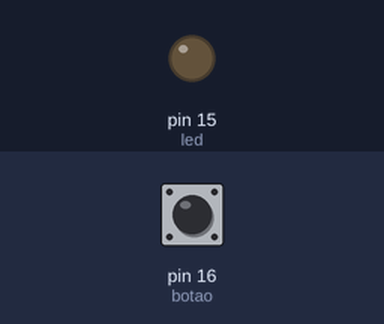
Simulated run of this program. Board: MicroPython board. On the bench: output pins drawn as LEDs (lit = HIGH). Inputs (shaded band) come from the test bench; at power-on: pin 16 (botao) HIGH.

Above: at 1.2 s.
1.3 s: pin 16 (botao) pulled LOW for 0.15 s
At 1.38 s:
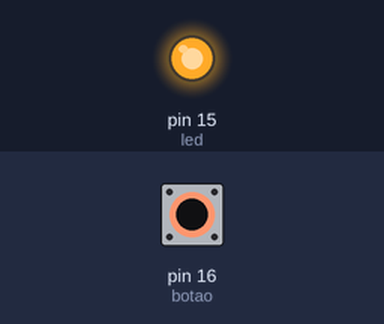
2.9 s: pin 16 (botao) pulled LOW for 3.2 s
At 7.3 s:
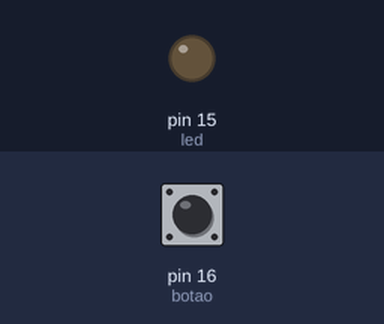
Timing chart, 0 to 8.8 s (numbered marks = the images above; inputs shaded):
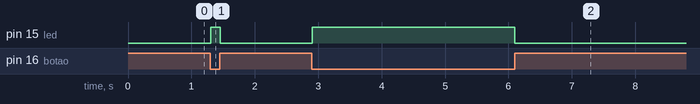

Measured:
- after the input at 1.3 s, pin 15 (led): LOW → HIGH at once, → LOW 0.15 s later
- after the input at 2.9 s, pin 15 (led): LOW → HIGH at once, → LOW 3.2 s later

The program:

interruptor.py
```python
import machine
import utime


pinoBotao = 16
pinoLed = 15
estadoLed = 0
estadoBotao = 0


led = machine.Pin(pinoLed, machine.Pin.OUT)

botao = machine.Pin(pinoBotao, machine.Pin.IN, machine.Pin.PULL_UP)

while True:

    estadoBotao = botao.value()

    estadoLed = not estadoBotao

    led.value(estadoLed)

    utime.sleep_ms(10)                                                       
```
